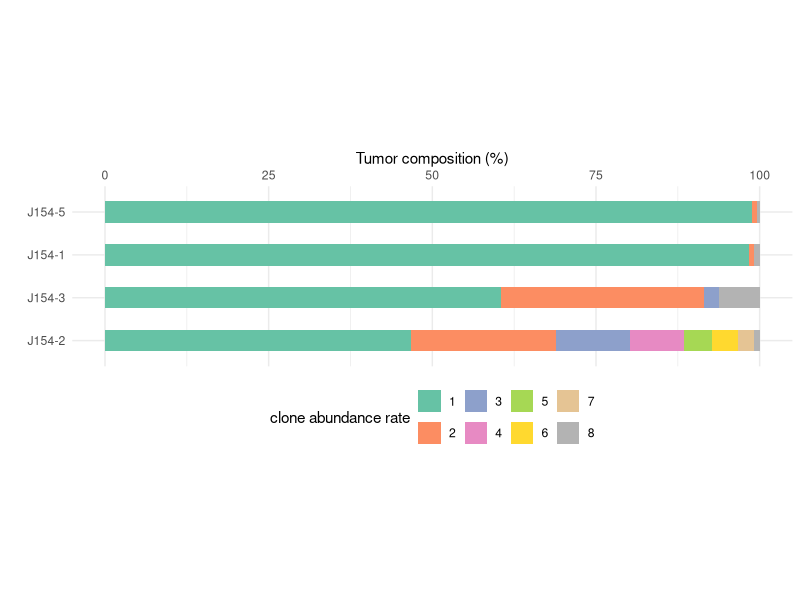

This chart was generated by the following R code:
## ---- chunk 1
knitr::opts_chunk$set(echo = TRUE)
## ---- chunk 2
library(dplyr)
library(rstatix)
library(ggplot2)
library(ggpubr)
library(RColorBrewer)
## ---- chunk 3
setwd("/Users/sara.soderqvist/Library/CloudStorage/OneDrive-KarolinskaInstitutet/Writing_/Adaptive PDAC paper/Code/source data files to read in/In vivo")
gRNA_data <- read.table('read in_in vivo_injection model_clonality.txt', header = TRUE) #Adjust working directory
gRNA_data
## ---- chunk 4
# turn into percentage
gRNA_data$ratio <- gRNA_data$ratio*100

# create variable when clone abundance rate is other than 1-7
total <- gRNA_data%>%
  select(mouse, ratio)%>%
  group_by(mouse)%>%
  summarise(total= sum(ratio))%>%
  data.frame()


total$ratio <-100-total$total # subtract the sum of all other guides (1-7) from 100% to get the ratio for other guides (no 8)

other <- total%>%
  select(mouse, ratio)%>%
  mutate(clone_abundance_rate=c(rep(8, nrow(total))),
         Barcode_ID = c(rep('other', nrow(total)))) %>%
  data.frame()

# merge with original data
gRNA_data <- rbind(gRNA_data, other)
  
# arrange decreasing
gRNA_data <- gRNA_data[order(gRNA_data$ratio, decreasing = F),]

# arrange mouse ID nicer for plotting
gRNA_data$mouse <- factor(gRNA_data$mouse, levels=c('J154-2', 'J154-3', 'J154-1', 'J154-5'))

gRNA_data
## ---- chunk 5

# stacked
ggplot(gRNA_data, aes(fill=factor(clone_abundance_rate, levels = as.factor(c(8:1))), y=ratio, x=mouse)) + 
    geom_bar(position="stack", stat="identity", width = 0.5) +
    scale_fill_brewer(palette = 'Set2', direction = 1, limits = as.factor(c(1:8)), name = 'clone abundance rate') +
    theme_minimal() +
  scale_y_continuous(position = 'right')+
  theme(aspect.ratio =1/4, legend.position = 'bottom', legend.direction = 'horizontal')+
    xlab("")+
  ylab('Tumor composition (%)')+
  coord_flip()
## ---- chunk 6
sessionInfo()
